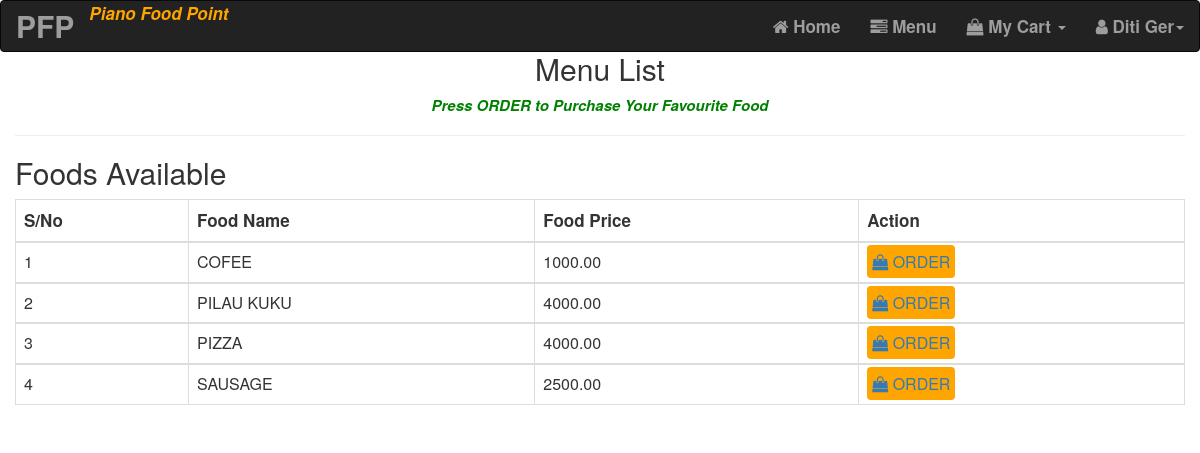
/ (signed in), run on an earlier commit of the app's database.
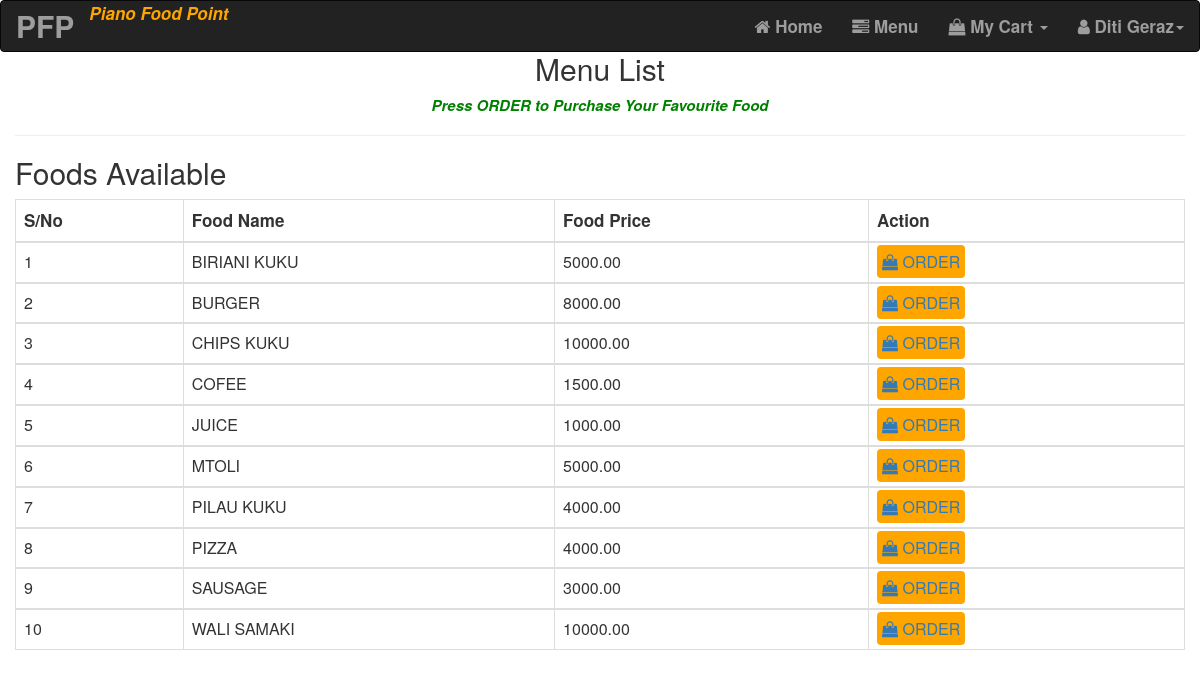
And on a later commit of the database.
### tables this page shows
CREATE TABLE `menus` (
  `id` int(11) NOT NULL,
  `menu_name` varchar(30) NOT NULL,
  `menu_price` decimal(10,2) NOT NULL
);

### index.php (the view, shortened to what this page needs)
<?php
include('server.php');
include('header_customer.php');
$count = 1;
$select_menus = mysqli_query($conn, "SELECT * FROM menus ORDER BY menu_name ASC");
?>
<!DOCTYPE html>
<html>
    <head>
        <link rel="stylesheet" href="bootstrap3.min.css">
        <link rel="stylesheet" href="https://maxcdn.bootstrapcdn.com/font-awesome/4.6.3/css/font-awesome.min.css">
    </head>
    <body>
<section>
  <div class="container-fluid" style="position: absolute; width: 100%; margin-top: 1%;">
    <div class="text-center page-header">
        <h2 style="margin-top: auto;">Menu List</h2>
        <p style="color: green; font-weight: bold; font-size: 1.5rem;"><i>Press ORDER to Purchase Your Favourite Food</i></p>
    </div>
    <h2>Foods Available</h2>
    <table class="table table-responsive table-hover table-bordered table-lg">
      <thead style="font-size: 1.7rem;">
          <tr>
            <th>S/No</th>
            <th>Food Name</th>
            <th>Food Price</th>
            <th>Action</th>
          </tr>
      </thead>
                    <?php
                    if(empty(mysqli_num_rows($select_menus))) {
                      echo "<i><p style='text-align:center; font-size: 1.7rem; position: absolute;
                      margin-top: 5%; width: 100%; font-weight: bold; color: green;'>
                      Currently You have No Data Found</p></i>";
                    } else
                    while($row = mysqli_fetch_array($select_menus)) { ?>
                    <tbody>
                        <tr>
                            <td><?php echo $count++; ?></td>
                            <td><?php echo $row['menu_name']; ?></td>
                            <td><?php echo $row['menu_price']; ?></td>
                            <td><a style="background: orange; padding: 5px; border-radius: 4px;" href="orders.php?purchase=<?php echo $row['id']; ?>"><i class="fa fa-shopping-bag"></i> ORDER</a></td>
                        </tr>
                    </tbody>
                    <?php }
                    ?>
  </div>
</section>
</body>
</html>

### header_customer.php (shortened to what this page needs)
<nav class="navbar navbar-inverse" style="position: fixed; width: 100%; z-index: 1;">
    <div style="font-size:1.7rem; font-weight: bold;">
        <div class="navbar-header">
            <a class="navbar-brand" href="#" style="font-size: 3rem; font-weight:bold;">PFP</a>
            <i style="color:orange;">Piano</i>
            <i style="color: orange;">Food</i>
            <i style="color: orange;">Point</i>
        </div>
        <div class="collapse navbar-collapse" id="myNavbar">
            <ul class="nav navbar-nav navbar-right">
                <li><a href="user_dashboard.php"><i class="fa fa-home"></i> Home</a></li>
                <li><a href="index.php"><i class="fa fa-tasks"></i> Menu</a></li>
                <li class="dropdown">
                    <a class="dropdown-toggle" data-toggle="dropdown" href="#"><i class="fa fa-shopping-bag"></i> My Cart <span class="caret"></span></a>
                </li>
                <li class="dropdown">
                    <a class="dropdown-toggle" data-toggle="dropdown" href="#"><span class="fa fa-user"></span><?php echo ' ' .$_SESSION['fullname']; ?><span class="caret"></span></a>
                </li>
            </ul>
        </div>
    </div>
</nav>

What changed in the data, as far as the page shows it:
added menus: menu_name "BIRIANI KUKU", menu_price "5000.00"
added menus: menu_name "BURGER", menu_price "8000.00"
added menus: menu_name "CHIPS KUKU", menu_price "10000.00"
changed menus "COFEE": menu_price "1000.00" → "1500.00"
added menus: menu_name "JUICE", menu_price "1000.00"
added menus: menu_name "MTOLI", menu_price "5000.00"
changed menus "SAUSAGE": menu_price "2500.00" → "3000.00"
added menus: menu_name "WALI SAMAKI", menu_price "10000.00"
Also different on the page:
$_SESSION['fullname']: "Diti Ger" → "Diti Geraz"
